Frame 1 (no input): blank canvas, image omitted
Frame 60 (the mouse pressed at the canvas centre just before this capture): blank canvas, image omitted
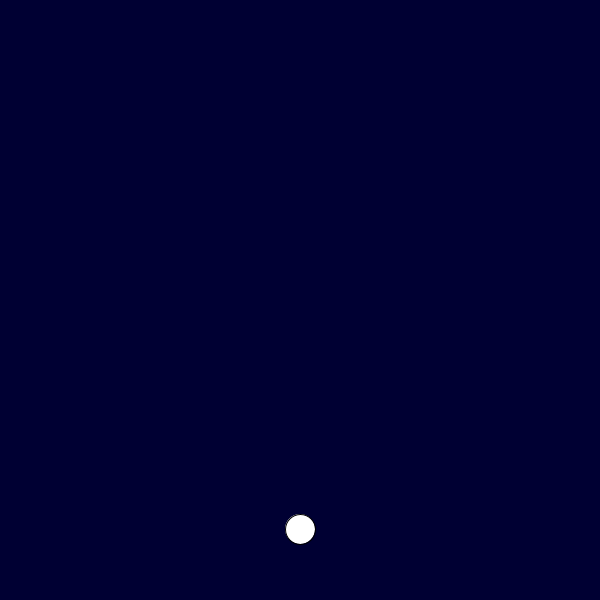
Frame 120 (the mouse held since frame 60 and released just before this capture)

The Processing sketch whose frames 1 and 60 were blank and that drew this single picture after the mouse press (run headless with seeded random() and noise(); from frame 60 on, the mouse is pressed at the canvas centre):

// Processing sketch: Bolls
// ── Bolls.pde
ArrayList<Boll> bolls = new ArrayList<Boll>();

void setup(){
  size(600, 600);
}


void draw(){
  background(0, 0, 51);
  for(Boll boll: bolls){
    boll.show();
    boll.update();
  }
}

void mousePressed(){
  bolls.add(new Boll(mouseX, mouseY));
}
// ── Boll.pde
class Boll{
  float x, y;
  float d = 30;
  float s = 0;
  float g = 1;
  float h;
  Boll(float x_,float y_){
    x = x_;
    y = y_;
    h = y_;
  }
  void show(){
    ellipse(x,y,d,d);
  }
  void update(){
    y = y + s;
    s = s + g;
    if(y > 550){
      s = -(550 - h)*0.03;
    }
  }
}
